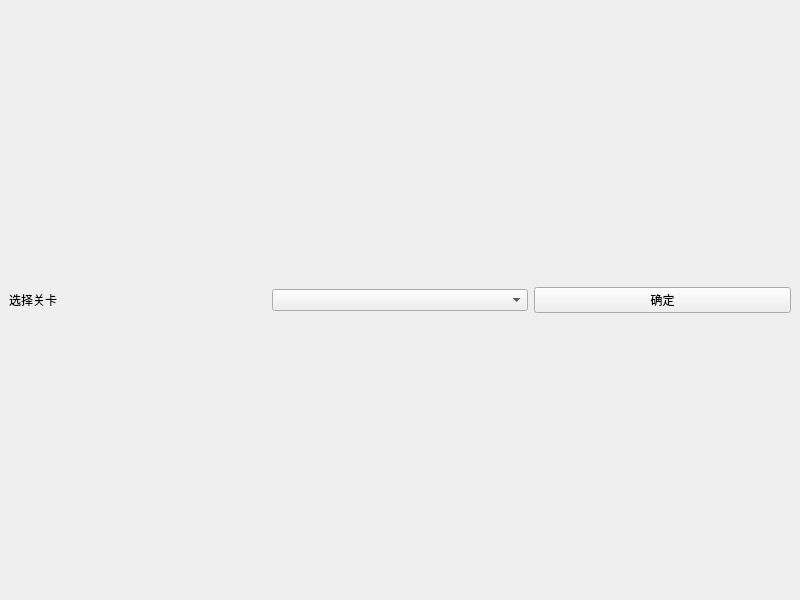
<?xml version="1.0" encoding="UTF-8"?>
<ui version="4.0">
 <class>Widget</class>
 <widget class="QWidget" name="Widget">
  <property name="geometry">
   <rect>
    <x>0</x>
    <y>0</y>
    <width>800</width>
    <height>600</height>
   </rect>
  </property>
  <property name="windowTitle">
   <string>Widget</string>
  </property>
  <property name="styleSheet">
   <string notr="true"/>
  </property>
  <layout class="QGridLayout" name="gridLayout">
   <property name="leftMargin">
    <number>0</number>
   </property>
   <property name="topMargin">
    <number>0</number>
   </property>
   <property name="rightMargin">
    <number>0</number>
   </property>
   <property name="bottomMargin">
    <number>0</number>
   </property>
   <property name="spacing">
    <number>0</number>
   </property>
   <item row="0" column="0">
    <widget class="QStackedWidget" name="stackedWidget">
     <property name="currentIndex">
      <number>1</number>
     </property>
     <widget class="QWidget" name="page">
      <layout class="QGridLayout" name="gridLayout_2">
       <property name="leftMargin">
        <number>0</number>
       </property>
       <property name="topMargin">
        <number>0</number>
       </property>
       <property name="rightMargin">
        <number>0</number>
       </property>
       <property name="bottomMargin">
        <number>0</number>
       </property>
       <property name="spacing">
        <number>0</number>
       </property>
       <item row="0" column="0">
        <layout class="QVBoxLayout" name="verticalLayout">
         <item>
          <spacer name="verticalSpacer">
           <property name="orientation">
            <enum>Qt::Vertical</enum>
           </property>
           <property name="sizeHint" stdset="0">
            <size>
             <width>20</width>
             <height>258</height>
            </size>
           </property>
          </spacer>
         </item>
         <item>
          <layout class="QHBoxLayout" name="horizontalLayout">
           <item>
            <spacer name="horizontalSpacer">
             <property name="orientation">
              <enum>Qt::Horizontal</enum>
             </property>
             <property name="sizeHint" stdset="0">
              <size>
               <width>40</width>
               <height>20</height>
              </size>
             </property>
            </spacer>
           </item>
           <item>
            <widget class="QPushButton" name="pushButton">
             <property name="styleSheet">
              <string notr="true"/>
             </property>
             <property name="text">
              <string>开始游戏</string>
             </property>
            </widget>
           </item>
           <item>
            <spacer name="horizontalSpacer_2">
             <property name="orientation">
              <enum>Qt::Horizontal</enum>
             </property>
             <property name="sizeHint" stdset="0">
              <size>
               <width>40</width>
               <height>20</height>
              </size>
             </property>
            </spacer>
           </item>
          </layout>
         </item>
         <item>
          <spacer name="verticalSpacer_2">
           <property name="orientation">
            <enum>Qt::Vertical</enum>
           </property>
           <property name="sizeHint" stdset="0">
            <size>
             <width>20</width>
             <height>100</height>
            </size>
           </property>
          </spacer>
         </item>
        </layout>
       </item>
      </layout>
     </widget>
     <widget class="QWidget" name="page_2">
      <layout class="QGridLayout" name="gridLayout_3">
       <item row="0" column="0">
        <layout class="QHBoxLayout" name="horizontalLayout_2">
         <item>
          <widget class="QLabel" name="label">
           <property name="text">
            <string>选择关卡</string>
           </property>
          </widget>
         </item>
         <item>
          <widget class="QComboBox" name="comboBox"/>
         </item>
         <item>
          <widget class="QPushButton" name="pushButton_2">
           <property name="text">
            <string>确定</string>
           </property>
          </widget>
         </item>
        </layout>
       </item>
      </layout>
     </widget>
     <widget class="QWidget" name="page_3"/>
    </widget>
   </item>
  </layout>
 </widget>
 <resources/>
 <connections/>
</ui>
